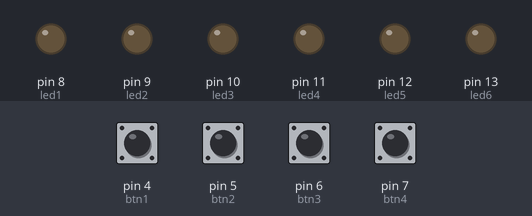
The sketch below on a simulated Arduino Uno, built with avr-gcc and run on an emulated ATmega328P. Shown: output pins drawn as LEDs (lit = HIGH). Inputs (shaded band) come from the test bench; at power-on: pin 4 (btn1), pin 5 (btn2), pin 6 (btn3), pin 7 (btn4) LOW.

Above: at 2.4 s.
2.5 s: pin 6 (btn3) pulled HIGH for 1 s
At 4.4 s:
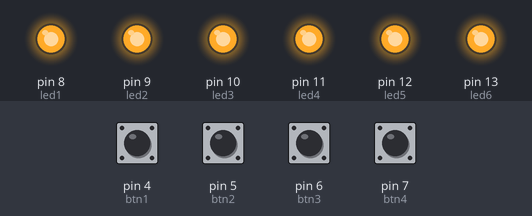
6.0 s: pin 4 (btn1) pulled HIGH for 1 s
At 6.7 s:
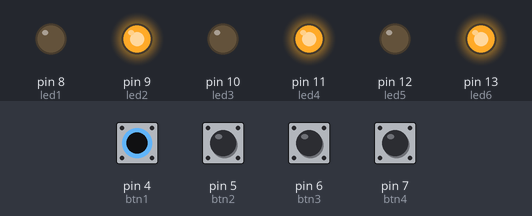
8.5 s: pin 5 (btn2) pulled HIGH for 1 s
At 9.5 s:
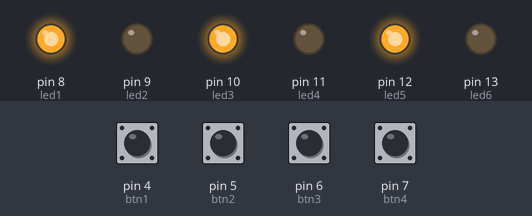
11.2 s: pin 7 (btn4) pulled HIGH for 1 s
At 11.6 s:
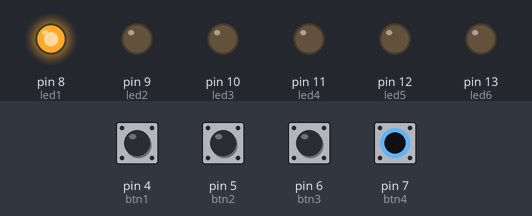
Timing chart, 0 to 14.8 s (numbered marks = the images above; inputs shaded):
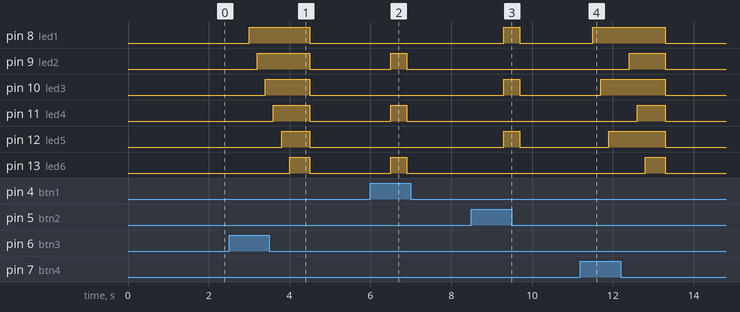

The sketch:

BolaniosBolivar_DeberNo1.ino
```cpp
/* CAP II : Puertos digitales
Deber No 1: Puertos Digitales
Objetivos:
Realizar un programa que accione mediante 4 switchs a un juego de luces diferente. Es decir.

sw3   sw2  sw1  sw0

0        0       0        1            Juego 1

0        0       1        0            Juego 2

0        1       0        0            Juego 3

1        0       0        0            Juego 4


Juego #1

Se usan 6 leds, de los cuales se encienden los pares por 10 ocasiones

Juego #2

Se usan 6 leds, de los cuales se encienden los impartes por 10 ocasiones

Juego #3

Se encienden secuencialmente cada uno ellos (flexible a su criterio)

Juego #4

Su propio diseño de juego.

*/
const int led1=8;
const int led2=9;
const int led3=10;
const int led4=11;
const int led5=12;
const int led6=13;
const int btn1=4;
const int btn2=5;
const int btn3=6;
const int btn4=7;
int i=0; //variable para ciclo if
int j=0;
int k=0;
int l=0;
void setup() {
  pinMode(led1,OUTPUT);
  pinMode(led2,OUTPUT);
  pinMode(led3,OUTPUT);
  pinMode(led4,OUTPUT);
  pinMode(led5,OUTPUT);
  pinMode(led6,OUTPUT);
  pinMode(btn1,INPUT);
  pinMode(btn2,INPUT);
  pinMode(btn3,INPUT);
  pinMode(btn4,INPUT);
}
void loop() {


  if(digitalRead(btn1)==HIGH && i<10){
     delay(200);
     digitalWrite(led1,LOW);
     digitalWrite(led2,HIGH);
     digitalWrite(led3,LOW);
     digitalWrite(led4,HIGH);
     digitalWrite(led5,LOW);
     digitalWrite(led6,HIGH);
     delay(200);
     i++;
    } else{
      delay(200);
      digitalWrite(led1,LOW);
      digitalWrite(led2,LOW);
      digitalWrite(led3,LOW);
      digitalWrite(led4,LOW);
      digitalWrite(led5,LOW);
      digitalWrite(led6,LOW);
      }


  if(digitalRead(btn2)==HIGH && j<10){
     delay(200);
     digitalWrite(led1,HIGH);
     digitalWrite(led2,LOW);
     digitalWrite(led3,HIGH);
     digitalWrite(led4,LOW);
     digitalWrite(led5,HIGH);
     digitalWrite(led6,LOW);
     delay(200);
     j++;
    }else{
      delay(200);
      digitalWrite(led1,LOW);
      digitalWrite(led2,LOW);
      digitalWrite(led3,LOW);
      digitalWrite(led4,LOW);
      digitalWrite(led5,LOW);
      digitalWrite(led6,LOW);
      }

   if(digitalRead(btn3)==HIGH) {

    delay(200);
     digitalWrite(led1,HIGH);
     delay(200);
     digitalWrite(led2,HIGH);
     delay(200);
     digitalWrite(led3,HIGH);
     delay(200);
     digitalWrite(led4,HIGH);
     delay(200);
     digitalWrite(led5,HIGH);
     delay(200);
     digitalWrite(led6,HIGH);
     delay(500);
     digitalWrite(led1,LOW);
      digitalWrite(led2,LOW);
      digitalWrite(led3,LOW);
      digitalWrite(led4,LOW);
      digitalWrite(led5,LOW);
      digitalWrite(led6,LOW);
    }
    else{

      delay(200);
      digitalWrite(led1,LOW);
      digitalWrite(led2,LOW);
      digitalWrite(led3,LOW);
      digitalWrite(led4,LOW);
      digitalWrite(led5,LOW);
      digitalWrite(led6,LOW);
      }


   if(digitalRead(btn4)==HIGH) {

     delay(200);
     digitalWrite(led1,HIGH);
     delay(200);
     digitalWrite(led3,HIGH);
     delay(200);
     digitalWrite(led5,HIGH);
     delay(500);
     digitalWrite(led2,HIGH);
     delay(200);
     digitalWrite(led4,HIGH);
     delay(200);
     digitalWrite(led6,HIGH);
     delay(500);
     digitalWrite(led1,LOW);
     digitalWrite(led2,LOW);
     digitalWrite(led3,LOW);
     digitalWrite(led4,LOW);
     digitalWrite(led5,LOW);
     digitalWrite(led6,LOW);
    }
    else{

      delay(200);
      digitalWrite(led1,LOW);
      digitalWrite(led2,LOW);
      digitalWrite(led3,LOW);
      digitalWrite(led4,LOW);
      digitalWrite(led5,LOW);
      digitalWrite(led6,LOW);
      }


}
```

Measured:
- after the input at 2.5 s, pin 8 (led1): LOW → HIGH after 0.50 s, → LOW 1.5 s later; pin 9 (led2): LOW → HIGH after 0.70 s, → LOW 1.3 s later; pin 10 (led3): LOW → HIGH after 0.90 s, → LOW 1.1 s later; pin 11 (led4): LOW → HIGH after 1.1 s, → LOW 0.90 s later; pin 12 (led5): LOW → HIGH after 1.3 s, → LOW 0.70 s later
- after the input at 6.0 s, pin 9 (led2), pin 11 (led4), pin 13 (led6): LOW → HIGH after 0.50 s, → LOW 0.40 s later
- after the input at 8.5 s, pin 8 (led1), pin 10 (led3), pin 12 (led5): LOW → HIGH after 0.80 s, → LOW 0.40 s later
- after the input at 11.2 s, pin 8 (led1): LOW → HIGH after 0.30 s, → LOW 1.8 s later; pin 9 (led2): LOW → HIGH after 1.2 s, → LOW 0.90 s later; pin 10 (led3): LOW → HIGH after 0.50 s, → LOW 1.6 s later; pin 11 (led4): LOW → HIGH after 1.4 s, → LOW 0.70 s later; pin 12 (led5): LOW → HIGH after 0.70 s, → LOW 1.4 s later
